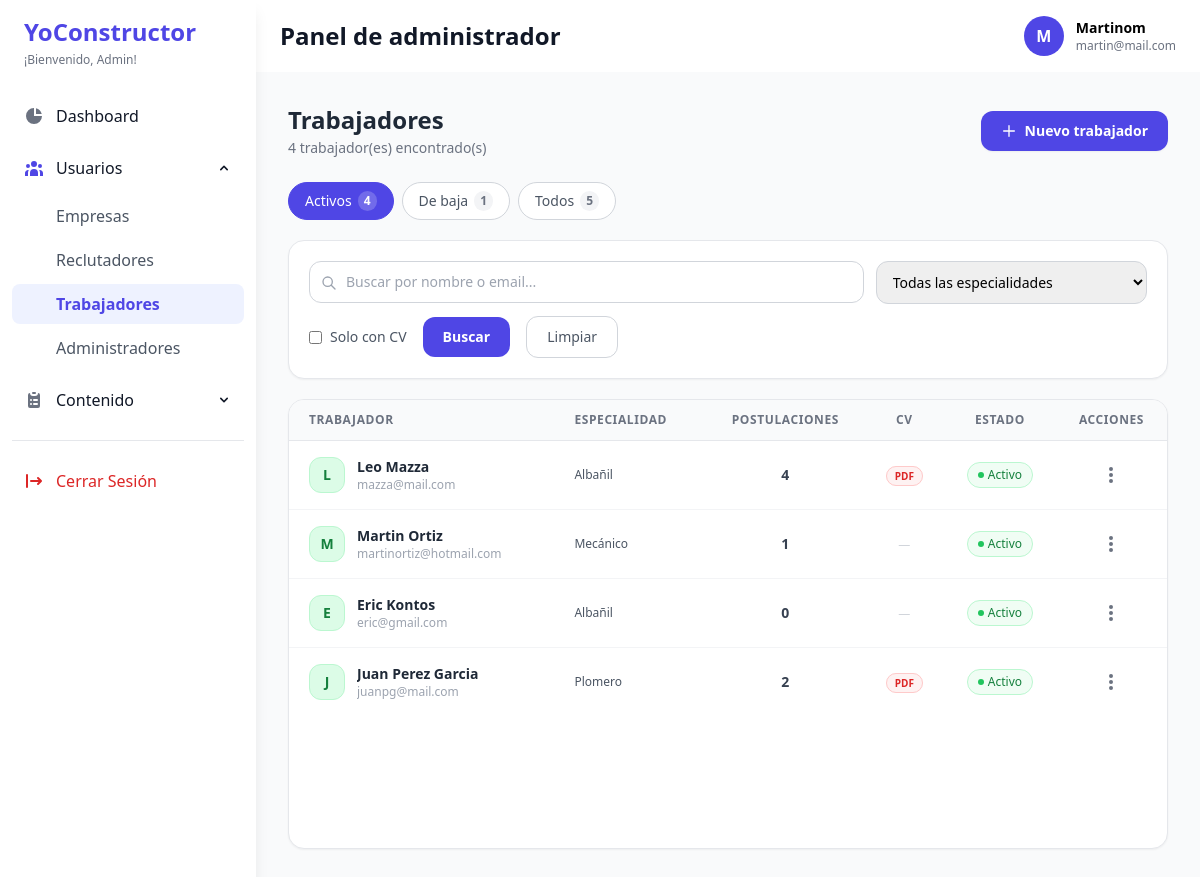
Page /admin-trabajadores.php (signed in) on the committed database.
### tables this page shows
CREATE TABLE `users` (
  `id_usuario` int(11) NOT NULL,
  `id_persona` int(11) DEFAULT NULL,
  `id_empresa` int(11) DEFAULT NULL,
  `usuario` varchar(50) DEFAULT NULL,
  `email` varchar(100) NOT NULL,
  `contrasena` varchar(255) DEFAULT NULL,
  `fecha_creacion` date DEFAULT NULL,
  `tipo` int(11) DEFAULT NULL,
  `estado` varchar(20) DEFAULT NULL,
  `visible_busqueda` tinyint(1) NOT NULL DEFAULT 1 COMMENT 'Si el trabajador aparece en búsquedas de empresas'
);

### admin-trabajadores.php (the view, shortened to what this page needs)
<?php
include("conexion.php");
$buscar   = trim($_GET['q']              ?? '');
$estado   = $_GET['estado']              ?? 'activo';
$con_cv   = isset($_GET['con_cv']);
$page_num = max(1, intval($_GET['pag']   ?? 1));
$per_page = 15;
$offset   = ($page_num - 1) * $per_page;
$where = ["u.tipo=2"];
if ($estado !== 'todos') $where[] = "u.estado='" . mysqli_real_escape_string($conexion, $estado) . "'";
$wsql = implode(' AND ', $where);
$total_res   = mysqli_fetch_assoc(mysqli_query(
    $conexion,
    "SELECT COUNT(*) c FROM users u
     LEFT JOIN persona p ON u.id_persona=p.id_persona
     WHERE $wsql"
))['c'] ?? 0;
$res = mysqli_query(
    $conexion,
    "SELECT u.id_usuario, u.id_persona, u.email, u.estado, u.fecha_creacion,
            COALESCE(p.nombre,'')         AS nombre,
            COALESCE(p.apellido,'')       AS apellido,
            COALESCE(p.nombre_titulo,'')  AS titulo_profesional,
            COALESCE(p.telefono,'')       AS telefono,
            COALESCE(p.dni,'')            AS dni,
            COALESCE(p.id_provincia_preferencia,0) AS id_provincia_preferencia,
            COALESCE(p.curriculum_pdf,'') AS cv,
            pr.nombre AS provincia_nombre,
            (SELECT esp.nombre_especialidad FROM persona_especialidades pe2
             LEFT JOIN especialidades esp ON pe2.id_especialidad=esp.id_especialidad
             WHERE pe2.id_persona=p.id_persona LIMIT 1) AS especialidad_nombre,
            (SELECT COUNT(*) FROM postulaciones po WHERE po.id_persona=p.id_persona) AS total_postulaciones
     FROM users u
     LEFT JOIN persona p ON u.id_persona=p.id_persona
     LEFT JOIN provincias pr ON p.id_provincia_preferencia=pr.id_provincia
     WHERE $wsql
     ORDER BY u.fecha_creacion DESC
     LIMIT $per_page OFFSET $offset"
);
$cnt_activos   = mysqli_fetch_assoc(mysqli_query($conexion, "SELECT COUNT(*) c FROM users WHERE tipo=2 AND estado='activo'"))['c']   ?? 0;
$cnt_inactivos = mysqli_fetch_assoc(mysqli_query($conexion, "SELECT COUNT(*) c FROM users WHERE tipo=2 AND estado='inactivo'"))['c'] ?? 0;
include("sidebar-admin.php");
?>
<div class="min-h-screen bg-gray-50 p-6 md:p-8">
    <div class="flex flex-col sm:flex-row sm:items-center sm:justify-between gap-3 mb-6">
        <div>
            <h1 class="text-2xl font-bold text-gray-800">Trabajadores</h1>
            <p class="text-gray-500 text-sm mt-0.5"><?= $total_res ?> trabajador(es) encontrado(s)</p>
        </div>
        <button type="button" onclick="abrirModalCrear()"
            class="inline-flex items-center gap-2 px-5 py-2.5 bg-indigo-600 hover:bg-indigo-700 text-white text-sm font-semibold rounded-xl shadow-sm transition">
            <svg class="w-4 h-4" fill="none" stroke="currentColor" viewBox="0 0 24 24">
                <path stroke-linecap="round" stroke-linejoin="round" stroke-width="2" d="M12 4v16m8-8H4" />
            </svg>
            Nuevo trabajador
        </button>
    </div>
    <div class="flex flex-wrap gap-2 mb-5">
        <?php foreach (['activo' => ['Activos', $cnt_activos], 'inactivo' => ['De baja', $cnt_inactivos], 'todos' => ['Todos', $cnt_activos + $cnt_inactivos]] as $val => [$label, $cnt]):
            $active = $estado === $val;
            $cls = $active ? 'bg-indigo-600 text-white border-indigo-600' : 'bg-white text-gray-600 border-gray-300 hover:bg-gray-50'; ?>
            <a href="?<?= http_build_query(array_merge($_GET, ['estado' => $val, 'pag' => 1])) ?>"
                class="inline-flex items-center gap-1.5 px-4 py-2 rounded-full border text-sm font-medium transition <?= $cls ?>">
                <?= $label ?>
                <span class="<?= $active ? 'bg-white/20 text-white' : 'bg-gray-100 text-gray-500' ?> text-xs px-1.5 py-0.5 rounded-full font-semibold"><?= $cnt ?></span>
            </a>
        <?php endforeach; ?>
    </div>
    <form method="GET" class="bg-white border border-gray-200 rounded-2xl shadow-sm p-5 mb-5">
        <div class="grid grid-cols-1 sm:grid-cols-3 gap-3">
            <div class="sm:col-span-2 relative">
                <svg class="absolute left-3 top-1/2 -translate-y-1/2 w-4 h-4 text-gray-400" fill="none" stroke="currentColor" viewBox="0 0 24 24">
                    <path stroke-linecap="round" stroke-linejoin="round" stroke-width="2" d="M21 21l-6-6m2-5a7 7 0 11-14 0 7 7 0 0114 0z" />
                </svg>
                <input type="text" name="q" value="<?= htmlspecialchars($buscar) ?>" placeholder="Buscar por nombre o email..."
                    class="w-full pl-9 pr-3 py-2.5 border border-gray-300 rounded-xl text-sm focus:outline-none focus:ring-2 focus:ring-indigo-500 transition">
            </div>
            <select name="especialidad" class="px-3 py-2.5 border border-gray-300 rounded-xl text-sm focus:outline-none focus:ring-2 focus:ring-indigo-500">
                <option value="0">Todas las especialidades</option>
            </select>
        </div>
        <div class="flex items-center gap-4 mt-3">
            <label class="flex items-center gap-2 text-sm text-gray-600 cursor-pointer">
                <input type="checkbox" name="con_cv" <?= $con_cv ? 'checked' : '' ?> class="rounded border-gray-300 text-indigo-600"> Solo con CV
            </label>
            <button type="submit" class="px-5 py-2.5 bg-indigo-600 hover:bg-indigo-700 text-white text-sm font-semibold rounded-xl transition">Buscar</button>
            <a href="admin-trabajadores.php" class="px-5 py-2.5 bg-white border border-gray-300 text-gray-600 text-sm font-medium rounded-xl hover:bg-gray-50 transition">Limpiar</a>
        </div>
    </form>
    <div class="bg-white border border-gray-200 rounded-2xl shadow-sm overflow-hidden min-h-[450px] flex flex-col">
        <div class="overflow-x-auto flex-grow">
            <table class="w-full text-sm">
                <thead>
                    <tr class="border-b border-gray-200 bg-gray-50">
                        <th class="text-left px-5 py-3 text-xs font-semibold text-gray-500 uppercase tracking-wider">Trabajador</th>
                        <th class="text-left px-5 py-3 text-xs font-semibold text-gray-500 uppercase tracking-wider hidden md:table-cell">Especialidad</th>
                        <th class="text-center px-4 py-3 text-xs font-semibold text-gray-500 uppercase tracking-wider hidden lg:table-cell">Postulaciones</th>
                        <th class="text-center px-4 py-3 text-xs font-semibold text-gray-500 uppercase tracking-wider hidden lg:table-cell">CV</th>
                        <th class="text-center px-4 py-3 text-xs font-semibold text-gray-500 uppercase tracking-wider">Estado</th>
                        <th class="text-center px-4 py-3 text-xs font-semibold text-gray-500 uppercase tracking-wider">Acciones</th>
                    </tr>
                </thead>
                <tbody class="divide-y divide-gray-100 bg-white">
                    <?php if (!$res || mysqli_num_rows($res) === 0): ?>
                        <tr>
                            <td colspan="6" class="px-5 py-12 text-center">
                                <p class="text-gray-400 text-sm">No hay trabajadores<?= $estado === 'inactivo' ? ' de baja' : ($estado === 'activo' ? ' activos' : '') ?></p>
                                <?php if ($estado === 'inactivo'): ?>
                                    <a href="admin-trabajadores.php" class="text-xs text-indigo-600 hover:underline mt-1 inline-block">Ver activos</a>
                                <?php endif; ?>
                            </td>
                        </tr>
                    <?php else: while ($t = mysqli_fetch_assoc($res)):
                        $nc = trim(($t['nombre'] ?? '') . ' ' . ($t['apellido'] ?? '')); ?>
                        <tr class="hover:bg-gray-50 transition <?= $t['estado'] === 'inactivo' ? 'opacity-60 bg-gray-50/50' : '' ?>">
                            <td class="px-5 py-4">
                                <div class="flex items-center gap-3">
                                    <div class="w-9 h-9 bg-green-100 rounded-xl flex items-center justify-center text-green-700 text-sm font-bold flex-shrink-0 border border-green-200">
                                        <?= strtoupper(substr($nc ?: 'T', 0, 1)) ?>
                                    </div>
                                    <div class="min-w-0">
                                        <p class="font-semibold text-gray-800 truncate"><?= htmlspecialchars($nc ?: '(sin nombre)') ?></p>
                                        <p class="text-xs text-gray-400 truncate"><?= htmlspecialchars($t['email']) ?></p>
                                    </div>
                                </div>
                            </td>
                            <td class="px-5 py-4 hidden md:table-cell text-xs text-gray-600">
                                <?= htmlspecialchars($t['especialidad_nombre'] ?? '—') ?>
                            </td>
                            <td class="px-4 py-4 text-center hidden lg:table-cell font-semibold text-gray-700">
                                <?= $t['total_postulaciones'] ?>
                            </td>
                            <td class="px-4 py-4 text-center hidden lg:table-cell">
                                <?= $t['cv'] ? '<span class="text-[10px] bg-red-50 text-red-600 border border-red-200 px-2 py-0.5 rounded-full font-bold">PDF</span>' : '<span class="text-xs text-gray-300">—</span>' ?>
                            </td>
                            <td class="px-4 py-4 text-center">
                                <?php if ($t['estado'] === 'activo'): ?>
                                    <span class="inline-flex items-center gap-1 px-2.5 py-1 bg-green-50 text-green-700 border border-green-200 rounded-full text-xs font-medium">
                                        <span class="w-1.5 h-1.5 bg-green-500 rounded-full"></span>Activo
                                    </span>
                                <?php else: ?>
                                    <span class="inline-flex items-center gap-1 px-2.5 py-1 bg-gray-100 text-gray-500 border border-gray-300 rounded-full text-xs font-medium">
                                        <span class="w-1.5 h-1.5 bg-gray-400 rounded-full"></span>De baja
                                    </span>
                                <?php endif; ?>
                            </td>
                            <td class="px-4 py-4 text-center">
                                <div class="relative inline-block text-left">
                                    <button type="button"
                                        onclick="toggleDropdown(event, 'dropdown-<?= $t['id_usuario'] ?>')"
                                        class="flex items-center justify-center w-8 h-8 text-gray-500 rounded-full hover:bg-gray-100 focus:outline-none transition mx-auto">
                                        <svg class="w-5 h-5" fill="currentColor" viewBox="0 0 20 20">
                                            <path d="M10 6a2 2 0 110-4 2 2 0 010 4zM10 12a2 2 0 110-4 2 2 0 010 4zM10 18a2 2 0 110-4 2 2 0 010 4z" />
                                        </svg>
                                    </button>
                                </div>
                            </td>
                        </tr>
                    <?php endwhile; endif; ?>
                </tbody>
            </table>
        </div>
    </div>
</div>
</main>
</div>

### rows in the picture
users: nc "L", nc "Leo Mazza", email "mazza@mail.com", especialidad_nombre "Albañil", total_postulaciones "4", shows "PDF", estado "activo" (drawn)
users: nc "M", nc "Martin Ortiz", email "martinortiz@hotmail.com", especialidad_nombre "Mecánico", total_postulaciones "1", estado "activo" (drawn)
users: nc "E", nc "Eric Kontos", email "eric@gmail.com", especialidad_nombre "Albañil", total_postulaciones "0", estado "activo" (drawn)
users: nc "J", nc "Juan Perez Garcia", email "juanpg@mail.com", especialidad_nombre "Plomero", total_postulaciones "2", shows "PDF", estado "activo" (drawn)

### other values in the picture
substr($admin_nombre, 0, 1) "M"
$admin_nombre "Martinom"
$admin_email "martin@mail.com"
$total_res "4"
$label "Activos"
$cnt "4"
$label "De baja"
$cnt "1"
$label "Todos"
$cnt "5"
